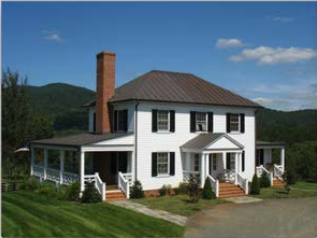
#> input picture Chapter02/images/house_input.png, 317 x 238 px
$ python 03_sharpening.py
#> lines starting #> are read from the running program, lines starting #| are printed output that depends on the picture
"""
Filtros de Sharpening - Capítulo 2
Aplicación de diferentes kernels para realzar detalles en imágenes
"""

import cv2
import numpy as np

def main():
    import os

    # Obtener la ruta del directorio del script
    script_dir = os.path.dirname(os.path.abspath(__file__))

    # Construir la ruta completa a la imagen
    image_path = os.path.join(script_dir, 'images', 'house_input.png')

    # Cargar imagen de entrada
    img = cv2.imread(image_path)
#> img is the input picture: shape (238, 317, 3); mean B, G, R 108.4, 102.1, 84.9
    if img is None:
        print(f"Error: No se pudo cargar la imagen desde: {image_path}")
        print("Verificar que la imagen existe en la ruta especificada.")
        return

    # Mostrar imagen original
    cv2.imshow('Original', img)

    # Definir los kernels de sharpening
    # Kernel 1: Sharpening básico
    kernel_sharpen_1 = np.array([[-1,-1,-1],
                                 [-1, 9,-1],
                                 [-1,-1,-1]])

    # Kernel 2: Sharpening intenso
    kernel_sharpen_2 = np.array([[1, 1, 1],
                                 [1,-7, 1],
                                 [1, 1, 1]])

    # Kernel 3: Realce de bordes (Edge Enhancement)
    kernel_sharpen_3 = np.array([[-1,-1,-1,-1,-1],
                                 [-1, 2, 2, 2,-1],
                                 [-1, 2, 8, 2,-1],
                                 [-1, 2, 2, 2,-1],
                                 [-1,-1,-1,-1,-1]]) / 8.0

    # Aplicar los diferentes kernels a la imagen
    output_1 = cv2.filter2D(img, -1, kernel_sharpen_1)
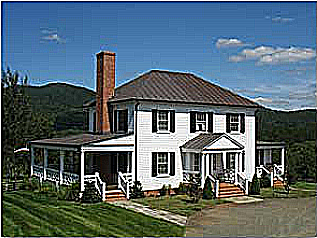
#> output_1: shape (238, 317, 3); mean B, G, R 109.9, 102, 85.1
    output_2 = cv2.filter2D(img, -1, kernel_sharpen_2)
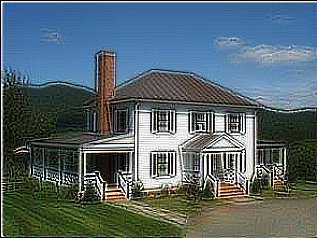
#> output_2: shape (238, 317, 3); mean B, G, R 109.2, 102.7, 85.9
    output_3 = cv2.filter2D(img, -1, kernel_sharpen_3)
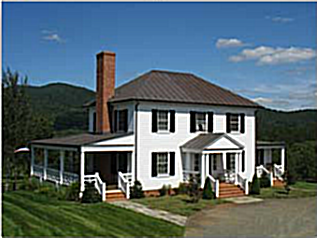
#> output_3: shape (238, 317, 3); mean B, G, R 108.7, 102.2, 85.1

    # Mostrar resultados
    cv2.imshow('Sharpening Básico', output_1)
    cv2.imshow('Sharpening Intenso', output_2)
    cv2.imshow('Realce de Bordes', output_3)

    print("Presiona cualquier tecla para cerrar las ventanas...")
    cv2.waitKey(0)
    cv2.destroyAllWindows()

if __name__ == "__main__":
    main()

$ run again, with Chapter02/images/image_02_008.png copied over Chapter02/images/house_input.png
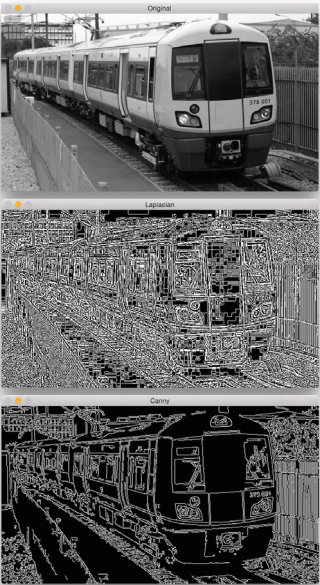
#> input picture Chapter02/images/image_02_008.png, 320 x 585 px
#> in main, img is the input picture: shape (585, 320, 3); mean B, G, R 99.9, 99.9, 100
#> in main, `output_2 = cv2.filter2D(img, -1, kernel_sharpen_2)`:
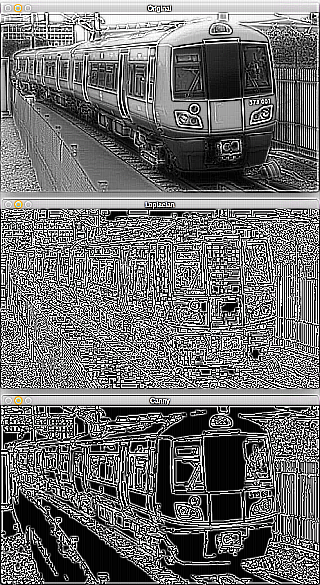
#> output_2: shape (585, 320, 3); mean B, G, R 110.9, 110.9, 111
#> in main, `output_3 = cv2.filter2D(img, -1, kernel_sharpen_3)`:
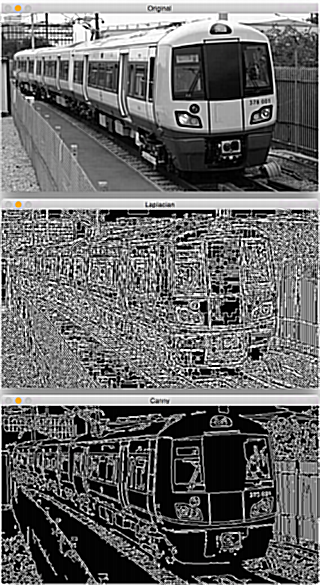
#> output_3: shape (585, 320, 3); mean B, G, R 103.9, 103.9, 104

$ run again, with Chapter02/images/sign_input.png copied over Chapter02/images/house_input.png
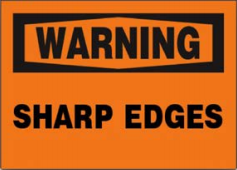
#> input picture Chapter02/images/sign_input.png, 237 x 170 px
#> in main, img is the input picture: shape (170, 237, 3); mean B, G, R 24.8, 89.1, 178.2
#> in main, `output_2 = cv2.filter2D(img, -1, kernel_sharpen_2)`:
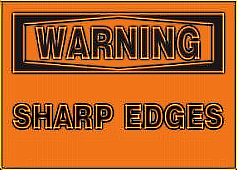
#> output_2: shape (170, 237, 3); mean B, G, R 33.5, 95, 175.9
#> in main, `output_3 = cv2.filter2D(img, -1, kernel_sharpen_3)`:
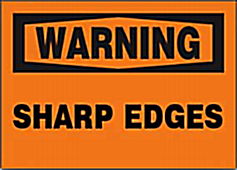
#> output_3: shape (170, 237, 3); mean B, G, R 26.4, 92.1, 176.3
